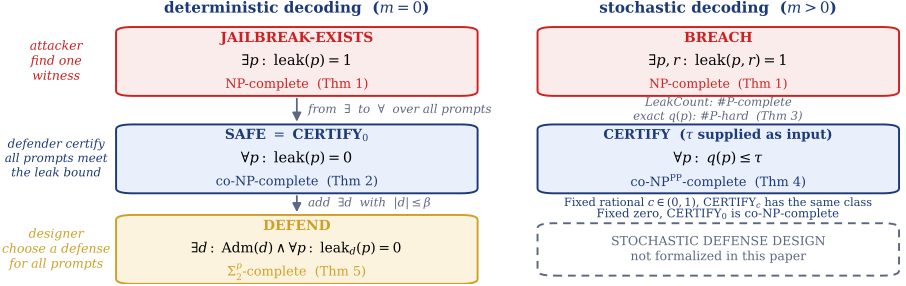

The script that saved this image:
"""Figure 1: result map, quantifier ladder x decoding regime."""
import argparse
from pathlib import Path
import matplotlib
matplotlib.use("Agg")
matplotlib.rcParams["pdf.fonttype"] = 42
import matplotlib.pyplot as plt
from matplotlib.patches import FancyBboxPatch

parser = argparse.ArgumentParser(description=__doc__)
parser.add_argument('--root',type=Path,default=Path(__file__).resolve().parents[1])
root = parser.parse_args().root.resolve()

STRUCT = "#1C3A78"; LEAK = "#CE2020"; BLOCK = "#5C6880"
VAULT  = "#E9EFFB"; REDBG = "#FBECEC"; GOLD = "#CEA028"; GOLDBG = "#FBF3DD"

plt.rcParams.update({"font.family": "serif", "mathtext.fontset": "dejavuserif"})

# limits are set to the drawn extent, not to round numbers, so the figure
# carries no dead margin; figsize is scaled with them to keep the box aspect
fig, ax = plt.subplots(figsize=(8.87, 2.83))
ax.set_xlim(0.018, 0.962); ax.set_ylim(-0.036, 0.995); ax.axis("off")

DX, SX = 0.315, 0.765      # column centers
BW = 0.37                   # box width
R1, R2, R3 = 0.775, 0.42, 0.09
BH = 0.235

def box(cx, cy, lines, fc, ec, dashed=False, bh=BH, bw=BW):
    p = FancyBboxPatch((cx - bw/2, cy - bh/2), bw, bh,
                       boxstyle="round,pad=0.008,rounding_size=0.018",
                       fc=fc, ec=ec, lw=1.4,
                       ls=(0, (4, 3)) if dashed else "-", zorder=3)
    ax.add_patch(p)
    n = len(lines)
    for k, (txt, fs, col, bold) in enumerate(lines):
        yy = cy + (n - 1) * 0.042 - k * 0.084
        ax.text(cx, yy, txt, fontsize=fs, color=col, ha="center",
                va="center", zorder=4,
                fontweight="bold" if bold else "normal")

def arrow(cx, y0, y1, label, lcol, fs=8.6):
    ax.annotate("", xy=(cx, y1), xytext=(cx, y0),
                arrowprops=dict(arrowstyle="-|>", color=BLOCK, lw=1.3,
                                mutation_scale=13), zorder=2)
    ax.text(cx + 0.012, (y0 + y1) / 2, label, fontsize=fs, color=lcol,
            ha="left", va="center", style="italic", zorder=4)

# column headers
ax.text(DX, 0.965, "deterministic decoding  ($m=0$)", fontsize=11,
        color=STRUCT, ha="center", va="center", fontweight="bold")
ax.text(SX, 0.965, r"stochastic decoding  ($m>0$)", fontsize=11,
        color=STRUCT, ha="center", va="center", fontweight="bold")

# row labels
ax.text(0.058, R1, "attacker\nfind one\nwitness", fontsize=9, color=LEAK,
        ha="center", va="center", style="italic")
ax.text(0.058, R2, "defender certify\nall prompts meet\nthe leak bound", fontsize=8.6, color=STRUCT,
        ha="center", va="center", style="italic")
ax.text(0.058, R3, "designer\nchoose a defense\nfor all prompts", fontsize=9, color=GOLD,
        ha="center", va="center", style="italic")

# deterministic column
box(DX, R1, [("JAILBREAK-EXISTS", 10, LEAK, True),
             (r"$\exists p:\ \mathrm{leak}(p)=1$", 10.5, "black", False),
             ("NP-complete  (Thm 1)", 9.3, LEAK, False)], REDBG, LEAK)
box(DX, R2, [("SAFE $=$ CERTIFY$_0$", 10, STRUCT, True),
             (r"$\forall p:\ \mathrm{leak}(p)=0$", 10.5, "black", False),
             ("co-NP-complete  (Thm 2)", 9.3, STRUCT, False)], VAULT, STRUCT)
box(DX, R3, [("DEFEND", 10, GOLD, True),
             (r"$\exists d:\ \mathrm{Adm}(d)\wedge\forall p:\ \mathrm{leak}_d(p)=0$",
              10.0, "black", False),
             (r"$\Sigma_2^p$-complete  (Thm 5)", 9.3, GOLD, False)], GOLDBG, GOLD)

# stochastic column
box(SX, R1, [("BREACH", 10, LEAK, True),
             (r"$\exists p,r:\ \mathrm{leak}(p,r)=1$", 10.5, "black", False),
             (r"NP-complete  (Thm 1)", 9, LEAK, False)],
    REDBG, LEAK)
box(SX, R2, [(r"CERTIFY  ($\tau$ supplied as input)", 9.6, STRUCT, True),
             (r"$\forall p:\ q(p)\leq\tau$", 10.5, "black", False),
             (r"co-NP$^{\mathrm{PP}}$-complete  (Thm 4)", 9.3, STRUCT, False)], VAULT, STRUCT)
box(SX, R3, [("STOCHASTIC DEFENSE DESIGN\nnot formalized in this paper",
              9, BLOCK, False)], "white", BLOCK, dashed=True, bh=0.175)

# arrows down the ladder
gap = BH/2 + 0.008
arrow(DX, R1-gap, R2+gap, "from  $\\exists$  to  $\\forall$  over all prompts", BLOCK)
arrow(DX, R2-gap, R3+gap, "add  $\\exists d$  with  $|d|\\leq\\beta$", BLOCK)
# Counting is a separate result, not an arrow suggesting that BREACH and
# threshold CERTIFY are complements (they may both hold for positive tau).
ax.text(SX, (R1 + R2) / 2,
        "LeakCount: #P-complete\nexact $q(p)$: #P-hard  (Thm 3)",
        fontsize=8.4, color=BLOCK, ha="center", va="center", style="italic")
ax.text(SX, 0.257, r"Fixed rational $c\in(0,1)$, CERTIFY$_c$ has the same class",
        fontsize=8.2, color=STRUCT, ha="center", va="center")
ax.text(SX, 0.217, r"Fixed zero, CERTIFY$_0$ is co-NP-complete",
        fontsize=8.5, color=STRUCT, ha="center", va="center")

fig.subplots_adjust(left=0.0, right=1.0, top=1.0, bottom=0.0)
# crop to the drawn content; a shorter figure also costs less vertical space
# on the page, which the 9-page limit cares about
fig.savefig(root / "figures/results_map.pdf", bbox_inches="tight", pad_inches=0.01,
            metadata={"Title":"Complexity result map","Author":"",
                      "Creator":"figures/results_map.py","CreationDate":None,"ModDate":None})
print("saved")
